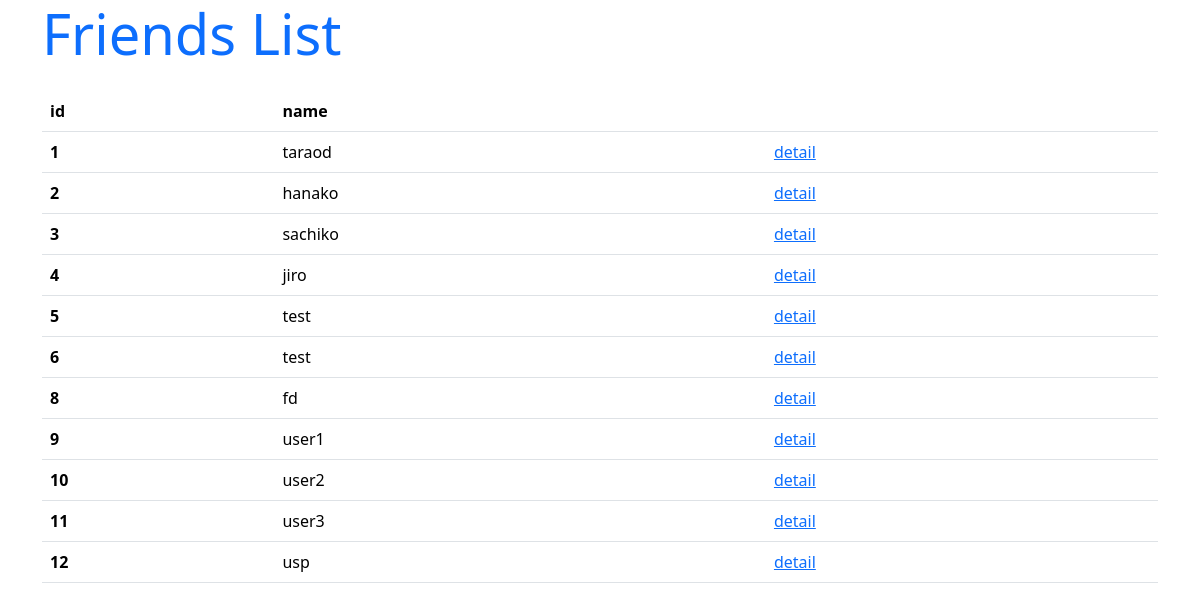
Page /hello/list on the committed database.
### hello/models.py (models this page shows, shortened)
class Friend(models.Model):
    name = models.CharField(max_length=100)
    mail = models.EmailField(max_length=200)
    gender = models.BooleanField()
    age = models.IntegerField(default=0)
    birthday = models.DateField()

### hello/views.py (the view)
# urls.py: path('list',FriendList.as_view(),name="list"),
class FriendList(ListView):
    model = Friend

### hello/views.py (called while the page is built)
def sample_middleware(get_response):
    def middleware(request):
        counter = request.session.get('counter',0)
        request.session['counter'] = counter + 1
        response = get_response(request)
        print("count:" + str(counter))
        return response
    return middleware

### hello/templates/hello/friend_list.html (shortened to what this page needs)
{% load static %}
<!DOCTYPE html>
<html lang="en">
<head>
    <link rel="stylesheet" href="https://cdn.jsdelivr.net/npm/bootstrap/dist/css/bootstrap.css">
</head>
<body class="container">
    <h1 class="display-4 text-primary mb-4">Friends List</h1>
    <table class="table">
        <tr>
            <th>id</th>
            <th>name</th>
            <th></th>
        </tr>
        {% for item in object_list %}
        <tr>
            <th>{{ item.id }}</th>
            <td>{{ item.name }}</td>
            <td><a href="/hello/detail/{{item.id}}">detail</a></td>
        </tr>
        {% endfor %}
    </table>
</body>
</html>

### rows in the picture
Friend: id "1", name "taraod"
Friend: id "2", name "hanako"
Friend: id "3", name "sachiko"
Friend: id "4", name "jiro"
Friend: id "5", name "test"
Friend: id "6", name "test"
Friend: id "8", name "fd"
Friend: id "9", name "user1"
Friend: id "10", name "user2"
Friend: id "11", name "user3"
Friend: id "12", name "usp"
